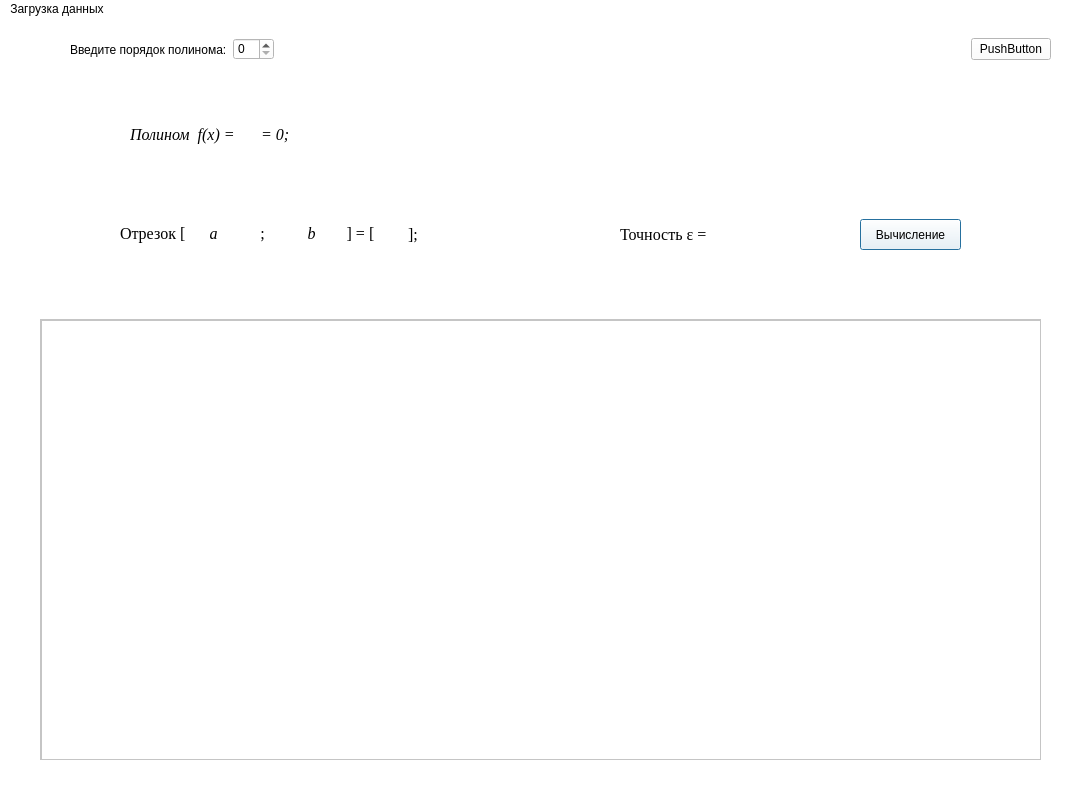
<?xml version="1.0" encoding="UTF-8"?>
<ui version="4.0">
 <class>MainWindow</class>
 <widget class="QMainWindow" name="MainWindow">
  <property name="geometry">
   <rect>
    <x>0</x>
    <y>0</y>
    <width>1079</width>
    <height>802</height>
   </rect>
  </property>
  <property name="windowTitle">
   <string>MainWindow</string>
  </property>
  <property name="styleSheet">
   <string notr="true">background-color: rgb(255, 255, 255);</string>
  </property>
  <widget class="QWidget" name="centralwidget_1">
   <widget class="QWidget" name="horizontalLayoutWidget">
    <property name="geometry">
     <rect>
      <x>30</x>
      <y>10</y>
      <width>1021</width>
      <height>41</height>
     </rect>
    </property>
    <layout class="QHBoxLayout" name="horizontalLayout">
     <item>
      <spacer name="horizontalSpacer">
       <property name="orientation">
        <enum>Qt::Horizontal</enum>
       </property>
       <property name="sizeType">
        <enum>QSizePolicy::Minimum</enum>
       </property>
       <property name="sizeHint" stdset="0">
        <size>
         <width>40</width>
         <height>20</height>
        </size>
       </property>
      </spacer>
     </item>
     <item>
      <widget class="QLabel" name="label_1">
       <property name="text">
        <string>Введите порядок полинома:</string>
       </property>
      </widget>
     </item>
     <item>
      <widget class="QSpinBox" name="spinBox_1"/>
     </item>
     <item>
      <spacer name="horizontalSpacer_3">
       <property name="orientation">
        <enum>Qt::Horizontal</enum>
       </property>
       <property name="sizeHint" stdset="0">
        <size>
         <width>40</width>
         <height>20</height>
        </size>
       </property>
      </spacer>
     </item>
     <item>
      <widget class="QPushButton" name="pushButton">
       <property name="enabled">
        <bool>true</bool>
       </property>
       <property name="inputMethodHints">
        <set>Qt::ImhHiddenText</set>
       </property>
       <property name="text">
        <string>PushButton</string>
       </property>
       <property name="checkable">
        <bool>false</bool>
       </property>
       <property name="autoDefault">
        <bool>false</bool>
       </property>
       <property name="default">
        <bool>false</bool>
       </property>
       <property name="flat">
        <bool>false</bool>
       </property>
      </widget>
     </item>
    </layout>
   </widget>
   <widget class="QWidget" name="gridLayoutWidget_2">
    <property name="geometry">
     <rect>
      <x>30</x>
      <y>80</y>
      <width>1021</width>
      <height>71</height>
     </rect>
    </property>
    <layout class="QGridLayout" name="gridLayout_1">
     <item row="3" column="3">
      <spacer name="verticalSpacer">
       <property name="orientation">
        <enum>Qt::Vertical</enum>
       </property>
       <property name="sizeHint" stdset="0">
        <size>
         <width>20</width>
         <height>40</height>
        </size>
       </property>
      </spacer>
     </item>
     <item row="2" column="1">
      <spacer name="horizontalSpacer_1">
       <property name="orientation">
        <enum>Qt::Horizontal</enum>
       </property>
       <property name="sizeType">
        <enum>QSizePolicy::Preferred</enum>
       </property>
       <property name="sizeHint" stdset="0">
        <size>
         <width>100</width>
         <height>20</height>
        </size>
       </property>
      </spacer>
     </item>
     <item row="1" column="3">
      <spacer name="verticalSpacer_2">
       <property name="orientation">
        <enum>Qt::Vertical</enum>
       </property>
       <property name="sizeHint" stdset="0">
        <size>
         <width>20</width>
         <height>40</height>
        </size>
       </property>
      </spacer>
     </item>
     <item row="2" column="5">
      <spacer name="horizontalSpacer_2">
       <property name="orientation">
        <enum>Qt::Horizontal</enum>
       </property>
       <property name="sizeType">
        <enum>QSizePolicy::Expanding</enum>
       </property>
       <property name="sizeHint" stdset="0">
        <size>
         <width>100</width>
         <height>20</height>
        </size>
       </property>
      </spacer>
     </item>
     <item row="2" column="3">
      <layout class="QGridLayout" name="gridLayout_2">
       <item row="0" column="0">
        <layout class="QGridLayout" name="gridLayout_3"/>
       </item>
      </layout>
     </item>
     <item row="2" column="2">
      <widget class="QLabel" name="label_3">
       <property name="font">
        <font>
         <family>Times New Roman</family>
         <pointsize>12</pointsize>
         <italic>true</italic>
        </font>
       </property>
       <property name="text">
        <string>Полином  f(x) =</string>
       </property>
       <property name="textFormat">
        <enum>Qt::MarkdownText</enum>
       </property>
      </widget>
     </item>
     <item row="2" column="4">
      <widget class="QLabel" name="label_5">
       <property name="font">
        <font>
         <family>Times New Roman</family>
         <pointsize>12</pointsize>
         <italic>true</italic>
        </font>
       </property>
       <property name="text">
        <string>= 0;</string>
       </property>
       <property name="textFormat">
        <enum>Qt::MarkdownText</enum>
       </property>
      </widget>
     </item>
    </layout>
   </widget>
   <widget class="QWidget" name="gridLayoutWidget_3">
    <property name="geometry">
     <rect>
      <x>100</x>
      <y>180</y>
      <width>371</width>
      <height>71</height>
     </rect>
    </property>
    <layout class="QGridLayout" name="gridLayout_4">
     <item row="3" column="6">
      <spacer name="verticalSpacer_3">
       <property name="orientation">
        <enum>Qt::Vertical</enum>
       </property>
       <property name="sizeHint" stdset="0">
        <size>
         <width>20</width>
         <height>40</height>
        </size>
       </property>
      </spacer>
     </item>
     <item row="2" column="7">
      <widget class="QLabel" name="label_6">
       <property name="enabled">
        <bool>true</bool>
       </property>
       <property name="font">
        <font>
         <family>Times New Roman</family>
         <pointsize>12</pointsize>
        </font>
       </property>
       <property name="text">
        <string>];</string>
       </property>
       <property name="scaledContents">
        <bool>false</bool>
       </property>
      </widget>
     </item>
     <item row="2" column="1">
      <widget class="QLabel" name="label_2">
       <property name="enabled">
        <bool>true</bool>
       </property>
       <property name="font">
        <font>
         <family>Times New Roman</family>
         <pointsize>12</pointsize>
         <italic>false</italic>
        </font>
       </property>
       <property name="text">
        <string>Отрезок [</string>
       </property>
       <property name="textFormat">
        <enum>Qt::RichText</enum>
       </property>
       <property name="scaledContents">
        <bool>false</bool>
       </property>
      </widget>
     </item>
     <item row="2" column="4">
      <widget class="QLabel" name="label_9">
       <property name="enabled">
        <bool>true</bool>
       </property>
       <property name="font">
        <font>
         <family>Times New Roman</family>
         <pointsize>12</pointsize>
         <italic>true</italic>
        </font>
       </property>
       <property name="text">
        <string>b</string>
       </property>
       <property name="textFormat">
        <enum>Qt::RichText</enum>
       </property>
       <property name="scaledContents">
        <bool>false</bool>
       </property>
       <property name="alignment">
        <set>Qt::AlignCenter</set>
       </property>
      </widget>
     </item>
     <item row="2" column="0">
      <spacer name="horizontalSpacer_4">
       <property name="orientation">
        <enum>Qt::Horizontal</enum>
       </property>
       <property name="sizeType">
        <enum>QSizePolicy::Ignored</enum>
       </property>
       <property name="sizeHint" stdset="0">
        <size>
         <width>20</width>
         <height>20</height>
        </size>
       </property>
      </spacer>
     </item>
     <item row="2" column="2">
      <widget class="QLabel" name="label_7">
       <property name="enabled">
        <bool>true</bool>
       </property>
       <property name="font">
        <font>
         <family>Times New Roman</family>
         <pointsize>12</pointsize>
         <italic>true</italic>
        </font>
       </property>
       <property name="text">
        <string>a</string>
       </property>
       <property name="textFormat">
        <enum>Qt::RichText</enum>
       </property>
       <property name="scaledContents">
        <bool>false</bool>
       </property>
       <property name="alignment">
        <set>Qt::AlignCenter</set>
       </property>
      </widget>
     </item>
     <item row="2" column="8">
      <spacer name="horizontalSpacer_5">
       <property name="orientation">
        <enum>Qt::Horizontal</enum>
       </property>
       <property name="sizeType">
        <enum>QSizePolicy::Ignored</enum>
       </property>
       <property name="sizeHint" stdset="0">
        <size>
         <width>20</width>
         <height>20</height>
        </size>
       </property>
      </spacer>
     </item>
     <item row="1" column="6">
      <spacer name="verticalSpacer_4">
       <property name="orientation">
        <enum>Qt::Vertical</enum>
       </property>
       <property name="sizeHint" stdset="0">
        <size>
         <width>20</width>
         <height>40</height>
        </size>
       </property>
      </spacer>
     </item>
     <item row="2" column="6">
      <layout class="QGridLayout" name="gridLayout_5">
       <item row="0" column="0">
        <layout class="QGridLayout" name="gridLayout_6"/>
       </item>
      </layout>
     </item>
     <item row="2" column="3">
      <widget class="QLabel" name="label_8">
       <property name="enabled">
        <bool>true</bool>
       </property>
       <property name="font">
        <font>
         <family>Times New Roman</family>
         <pointsize>12</pointsize>
         <italic>false</italic>
        </font>
       </property>
       <property name="text">
        <string>;</string>
       </property>
       <property name="textFormat">
        <enum>Qt::RichText</enum>
       </property>
       <property name="scaledContents">
        <bool>false</bool>
       </property>
       <property name="alignment">
        <set>Qt::AlignCenter</set>
       </property>
      </widget>
     </item>
     <item row="2" column="5">
      <widget class="QLabel" name="label_10">
       <property name="enabled">
        <bool>true</bool>
       </property>
       <property name="font">
        <font>
         <family>Times New Roman</family>
         <pointsize>12</pointsize>
         <italic>false</italic>
        </font>
       </property>
       <property name="text">
        <string>] = [</string>
       </property>
       <property name="textFormat">
        <enum>Qt::RichText</enum>
       </property>
       <property name="scaledContents">
        <bool>false</bool>
       </property>
       <property name="alignment">
        <set>Qt::AlignCenter</set>
       </property>
      </widget>
     </item>
    </layout>
   </widget>
   <widget class="QScrollArea" name="scrollArea_1">
    <property name="geometry">
     <rect>
      <x>40</x>
      <y>300</y>
      <width>1001</width>
      <height>441</height>
     </rect>
    </property>
    <property name="layoutDirection">
     <enum>Qt::LeftToRight</enum>
    </property>
    <property name="widgetResizable">
     <bool>true</bool>
    </property>
    <widget class="QWidget" name="scrollAreaWidgetContents">
     <property name="enabled">
      <bool>true</bool>
     </property>
     <property name="geometry">
      <rect>
       <x>0</x>
       <y>0</y>
       <width>999</width>
       <height>439</height>
      </rect>
     </property>
     <widget class="QTextBrowser" name="textBrowser_1">
      <property name="geometry">
       <rect>
        <x>0</x>
        <y>0</y>
        <width>1001</width>
        <height>441</height>
       </rect>
      </property>
     </widget>
    </widget>
   </widget>
   <widget class="QPushButton" name="pushButton_2">
    <property name="geometry">
     <rect>
      <x>860</x>
      <y>200</y>
      <width>101</width>
      <height>31</height>
     </rect>
    </property>
    <property name="styleSheet">
     <string notr="true">background-color: rgb(255, 255, 255);</string>
    </property>
    <property name="text">
     <string>Вычисление</string>
    </property>
    <property name="default">
     <bool>true</bool>
    </property>
   </widget>
   <widget class="QWidget" name="gridLayoutWidget_4">
    <property name="geometry">
     <rect>
      <x>590</x>
      <y>180</y>
      <width>171</width>
      <height>71</height>
     </rect>
    </property>
    <layout class="QGridLayout" name="gridLayout_7">
     <item row="2" column="0">
      <spacer name="horizontalSpacer_6">
       <property name="orientation">
        <enum>Qt::Horizontal</enum>
       </property>
       <property name="sizeType">
        <enum>QSizePolicy::Expanding</enum>
       </property>
       <property name="sizeHint" stdset="0">
        <size>
         <width>100</width>
         <height>20</height>
        </size>
       </property>
      </spacer>
     </item>
     <item row="2" column="2">
      <layout class="QGridLayout" name="gridLayout_8">
       <item row="0" column="0">
        <layout class="QGridLayout" name="gridLayout_9"/>
       </item>
      </layout>
     </item>
     <item row="3" column="2">
      <spacer name="verticalSpacer_5">
       <property name="orientation">
        <enum>Qt::Vertical</enum>
       </property>
       <property name="sizeHint" stdset="0">
        <size>
         <width>20</width>
         <height>40</height>
        </size>
       </property>
      </spacer>
     </item>
     <item row="1" column="2">
      <spacer name="verticalSpacer_6">
       <property name="orientation">
        <enum>Qt::Vertical</enum>
       </property>
       <property name="sizeHint" stdset="0">
        <size>
         <width>20</width>
         <height>40</height>
        </size>
       </property>
      </spacer>
     </item>
     <item row="2" column="4">
      <spacer name="horizontalSpacer_7">
       <property name="orientation">
        <enum>Qt::Horizontal</enum>
       </property>
       <property name="sizeType">
        <enum>QSizePolicy::Expanding</enum>
       </property>
       <property name="sizeHint" stdset="0">
        <size>
         <width>100</width>
         <height>20</height>
        </size>
       </property>
      </spacer>
     </item>
     <item row="2" column="1">
      <widget class="QLabel" name="label_4">
       <property name="enabled">
        <bool>true</bool>
       </property>
       <property name="font">
        <font>
         <family>Times New Roman</family>
         <pointsize>12</pointsize>
         <italic>false</italic>
        </font>
       </property>
       <property name="text">
        <string>Точность ε = </string>
       </property>
       <property name="scaledContents">
        <bool>false</bool>
       </property>
      </widget>
     </item>
    </layout>
   </widget>
  </widget>
  <widget class="QMenuBar" name="menubar">
   <property name="geometry">
    <rect>
     <x>0</x>
     <y>0</y>
     <width>1079</width>
     <height>20</height>
    </rect>
   </property>
   <widget class="QMenu" name="menu">
    <property name="title">
     <string>Загрузка данных</string>
    </property>
   </widget>
   <addaction name="menu"/>
  </widget>
  <widget class="QStatusBar" name="statusbar"/>
 </widget>
 <resources/>
 <connections/>
</ui>
